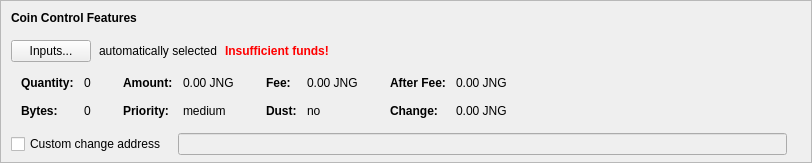
    <widget class="QFrame" name="frameCoinControl">
     <property name="sizePolicy">
      <sizepolicy hsizetype="Expanding" vsizetype="Expanding">
       <horstretch>0</horstretch>
       <verstretch>0</verstretch>
      </sizepolicy>
     </property>
     <property name="maximumSize">
      <size>
       <width>16777215</width>
       <height>16777215</height>
      </size>
     </property>
     <property name="frameShape">
      <enum>QFrame::StyledPanel</enum>
     </property>
     <property name="frameShadow">
      <enum>QFrame::Sunken</enum>
     </property>
     <layout class="QVBoxLayout" name="verticalLayoutCoinControl2">
      <property name="spacing">
       <number>0</number>
      </property>
      <property name="leftMargin">
       <number>0</number>
      </property>
      <property name="topMargin">
       <number>0</number>
      </property>
      <property name="rightMargin">
       <number>0</number>
      </property>
      <property name="bottomMargin">
       <number>6</number>
      </property>
      <item>
       <layout class="QVBoxLayout" name="verticalLayoutCoinControl" stretch="0,0,0,0,1">
        <property name="spacing">
         <number>0</number>
        </property>
        <property name="leftMargin">
         <number>10</number>
        </property>
        <property name="topMargin">
         <number>10</number>
        </property>
        <item>
         <layout class="QHBoxLayout" name="horizontalLayoutCoinControl1">
          <property name="bottomMargin">
           <number>15</number>
          </property>
          <item>
           <widget class="QLabel" name="labelCoinControlFeatures">
            <property name="sizePolicy">
             <sizepolicy hsizetype="Preferred" vsizetype="Maximum">
              <horstretch>0</horstretch>
              <verstretch>0</verstretch>
             </sizepolicy>
            </property>
            <property name="font">
             <font>
              <weight>75</weight>
              <bold>true</bold>
             </font>
            </property>
            <property name="styleSheet">
             <string notr="true">font-weight:bold;</string>
            </property>
            <property name="text">
             <string>Coin Control Features</string>
            </property>
           </widget>
          </item>
         </layout>
        </item>
        <item>
         <layout class="QHBoxLayout" name="horizontalLayoutCoinControl2" stretch="0,0,0,0">
          <property name="spacing">
           <number>8</number>
          </property>
          <property name="bottomMargin">
           <number>10</number>
          </property>
          <item>
           <widget class="QPushButton" name="pushButtonCoinControl">
            <property name="styleSheet">
             <string notr="true"/>
            </property>
            <property name="text">
             <string>Inputs...</string>
            </property>
            <property name="autoDefault">
             <bool>false</bool>
            </property>
           </widget>
          </item>
          <item>
           <widget class="QLabel" name="labelCoinControlAutomaticallySelected">
            <property name="text">
             <string>automatically selected</string>
            </property>
            <property name="margin">
             <number>5</number>
            </property>
           </widget>
          </item>
          <item>
           <widget class="QLabel" name="labelCoinControlInsuffFunds">
            <property name="font">
             <font>
              <weight>75</weight>
              <bold>true</bold>
             </font>
            </property>
            <property name="styleSheet">
             <string notr="true">color:red;font-weight:bold;</string>
            </property>
            <property name="text">
             <string>Insufficient funds!</string>
            </property>
            <property name="margin">
             <number>5</number>
            </property>
           </widget>
          </item>
          <item>
           <spacer name="horizontalSpacerCoinControl">
            <property name="orientation">
             <enum>Qt::Horizontal</enum>
            </property>
            <property name="sizeHint" stdset="0">
             <size>
              <width>40</width>
              <height>1</height>
             </size>
            </property>
           </spacer>
          </item>
         </layout>
        </item>
        <item>
         <widget class="QWidget" name="widgetCoinControl" native="true">
          <property name="sizePolicy">
           <sizepolicy hsizetype="Preferred" vsizetype="Preferred">
            <horstretch>0</horstretch>
            <verstretch>0</verstretch>
           </sizepolicy>
          </property>
          <property name="minimumSize">
           <size>
            <width>0</width>
            <height>0</height>
           </size>
          </property>
          <property name="styleSheet">
           <string notr="true"/>
          </property>
          <layout class="QHBoxLayout" name="horizontalLayoutCoinControl5">
           <property name="leftMargin">
            <number>0</number>
           </property>
           <property name="topMargin">
            <number>0</number>
           </property>
           <property name="rightMargin">
            <number>0</number>
           </property>
           <property name="bottomMargin">
            <number>0</number>
           </property>
           <item>
            <layout class="QHBoxLayout" name="horizontalLayoutCoinControl3" stretch="0,0,0,1">
             <property name="spacing">
              <number>20</number>
             </property>
             <property name="topMargin">
              <number>0</number>
             </property>
             <property name="bottomMargin">
              <number>10</number>
             </property>
             <item>
              <layout class="QFormLayout" name="formLayoutCoinControl1">
               <property name="horizontalSpacing">
                <number>10</number>
               </property>
               <property name="verticalSpacing">
                <number>14</number>
               </property>
               <property name="leftMargin">
                <number>10</number>
               </property>
               <property name="topMargin">
                <number>4</number>
               </property>
               <property name="rightMargin">
                <number>6</number>
               </property>
               <item row="0" column="0">
                <widget class="QLabel" name="labelCoinControlQuantityText">
                 <property name="font">
                  <font>
                   <weight>75</weight>
                   <bold>true</bold>
                  </font>
                 </property>
                 <property name="text">
                  <string>Quantity:</string>
                 </property>
                 <property name="margin">
                  <number>0</number>
                 </property>
                </widget>
               </item>
               <item row="0" column="1">
                <widget class="QLabel" name="labelCoinControlQuantity">
                 <property name="cursor">
                  <cursorShape>IBeamCursor</cursorShape>
                 </property>
                 <property name="contextMenuPolicy">
                  <enum>Qt::ActionsContextMenu</enum>
                 </property>
                 <property name="text">
                  <string notr="true">0</string>
                 </property>
                 <property name="margin">
                  <number>0</number>
                 </property>
                 <property name="textInteractionFlags">
                  <set>Qt::LinksAccessibleByMouse|Qt::TextSelectableByKeyboard|Qt::TextSelectableByMouse</set>
                 </property>
                </widget>
               </item>
               <item row="1" column="0">
                <widget class="QLabel" name="labelCoinControlBytesText">
                 <property name="font">
                  <font>
                   <weight>75</weight>
                   <bold>true</bold>
                  </font>
                 </property>
                 <property name="text">
                  <string>Bytes:</string>
                 </property>
                </widget>
               </item>
               <item row="1" column="1">
                <widget class="QLabel" name="labelCoinControlBytes">
                 <property name="cursor">
                  <cursorShape>IBeamCursor</cursorShape>
                 </property>
                 <property name="contextMenuPolicy">
                  <enum>Qt::ActionsContextMenu</enum>
                 </property>
                 <property name="text">
                  <string notr="true">0</string>
                 </property>
                 <property name="textInteractionFlags">
                  <set>Qt::LinksAccessibleByMouse|Qt::TextSelectableByKeyboard|Qt::TextSelectableByMouse</set>
                 </property>
                </widget>
               </item>
              </layout>
             </item>
             <item>
              <layout class="QFormLayout" name="formLayoutCoinControl2">
               <property name="horizontalSpacing">
                <number>10</number>
               </property>
               <property name="verticalSpacing">
                <number>14</number>
               </property>
               <property name="leftMargin">
                <number>6</number>
               </property>
               <property name="topMargin">
                <number>4</number>
               </property>
               <property name="rightMargin">
                <number>6</number>
               </property>
               <item row="0" column="0">
                <widget class="QLabel" name="labelCoinControlAmountText">
                 <property name="font">
                  <font>
                   <weight>75</weight>
                   <bold>true</bold>
                  </font>
                 </property>
                 <property name="text">
                  <string>Amount:</string>
                 </property>
                 <property name="margin">
                  <number>0</number>
                 </property>
                </widget>
               </item>
               <item row="0" column="1">
                <widget class="QLabel" name="labelCoinControlAmount">
                 <property name="cursor">
                  <cursorShape>IBeamCursor</cursorShape>
                 </property>
                 <property name="contextMenuPolicy">
                  <enum>Qt::ActionsContextMenu</enum>
                 </property>
                 <property name="text">
                  <string notr="true">0.00 JNG</string>
                 </property>
                 <property name="textInteractionFlags">
                  <set>Qt::LinksAccessibleByMouse|Qt::TextSelectableByKeyboard|Qt::TextSelectableByMouse</set>
                 </property>
                </widget>
               </item>
               <item row="1" column="0">
                <widget class="QLabel" name="labelCoinControlPriorityText">
                 <property name="font">
                  <font>
                   <weight>75</weight>
                   <bold>true</bold>
                  </font>
                 </property>
                 <property name="text">
                  <string>Priority:</string>
                 </property>
                </widget>
               </item>
               <item row="1" column="1">
                <widget class="QLabel" name="labelCoinControlPriority">
                 <property name="cursor">
                  <cursorShape>IBeamCursor</cursorShape>
                 </property>
                 <property name="contextMenuPolicy">
                  <enum>Qt::ActionsContextMenu</enum>
                 </property>
                 <property name="text">
                  <string>medium</string>
                 </property>
                 <property name="textInteractionFlags">
                  <set>Qt::LinksAccessibleByMouse|Qt::TextSelectableByKeyboard|Qt::TextSelectableByMouse</set>
                 </property>
                </widget>
               </item>
              </layout>
             </item>
             <item>
              <layout class="QFormLayout" name="formLayoutCoinControl3">
               <property name="horizontalSpacing">
                <number>10</number>
               </property>
               <property name="verticalSpacing">
                <number>14</number>
               </property>
               <property name="leftMargin">
                <number>6</number>
               </property>
               <property name="topMargin">
                <number>4</number>
               </property>
               <property name="rightMargin">
                <number>6</number>
               </property>
               <item row="0" column="0">
                <widget class="QLabel" name="labelCoinControlFeeText">
                 <property name="font">
                  <font>
                   <weight>75</weight>
                   <bold>true</bold>
                  </font>
                 </property>
                 <property name="text">
                  <string>Fee:</string>
                 </property>
                 <property name="margin">
                  <number>0</number>
                 </property>
                </widget>
               </item>
               <item row="0" column="1">
                <widget class="QLabel" name="labelCoinControlFee">
                 <property name="cursor">
                  <cursorShape>IBeamCursor</cursorShape>
                 </property>
                 <property name="contextMenuPolicy">
                  <enum>Qt::ActionsContextMenu</enum>
                 </property>
                 <property name="text">
                  <string notr="true">0.00 JNG</string>
                 </property>
                 <property name="textInteractionFlags">
                  <set>Qt::LinksAccessibleByMouse|Qt::TextSelectableByKeyboard|Qt::TextSelectableByMouse</set>
                 </property>
                </widget>
               </item>
               <item row="1" column="0">
                <widget class="QLabel" name="labelCoinControlLowOutputText">
                 <property name="font">
                  <font>
                   <weight>75</weight>
                   <bold>true</bold>
                  </font>
                 </property>
                 <property name="text">
                  <string>Dust:</string>
                 </property>
                </widget>
               </item>
               <item row="1" column="1">
                <widget class="QLabel" name="labelCoinControlLowOutput">
                 <property name="cursor">
                  <cursorShape>IBeamCursor</cursorShape>
                 </property>
                 <property name="contextMenuPolicy">
                  <enum>Qt::ActionsContextMenu</enum>
                 </property>
                 <property name="text">
                  <string>no</string>
                 </property>
                 <property name="textInteractionFlags">
                  <set>Qt::LinksAccessibleByMouse|Qt::TextSelectableByKeyboard|Qt::TextSelectableByMouse</set>
                 </property>
                </widget>
               </item>
              </layout>
             </item>
             <item>
              <layout class="QFormLayout" name="formLayoutCoinControl4">
               <property name="horizontalSpacing">
                <number>10</number>
               </property>
               <property name="verticalSpacing">
                <number>14</number>
               </property>
               <property name="leftMargin">
                <number>6</number>
               </property>
               <property name="topMargin">
                <number>4</number>
               </property>
               <property name="rightMargin">
                <number>6</number>
               </property>
               <item row="0" column="0">
                <widget class="QLabel" name="labelCoinControlAfterFeeText">
                 <property name="font">
                  <font>
                   <weight>75</weight>
                   <bold>true</bold>
                  </font>
                 </property>
                 <property name="text">
                  <string>After Fee:</string>
                 </property>
                 <property name="margin">
                  <number>0</number>
                 </property>
                </widget>
               </item>
               <item row="0" column="1">
                <widget class="QLabel" name="labelCoinControlAfterFee">
                 <property name="cursor">
                  <cursorShape>IBeamCursor</cursorShape>
                 </property>
                 <property name="contextMenuPolicy">
                  <enum>Qt::ActionsContextMenu</enum>
                 </property>
                 <property name="text">
                  <string notr="true">0.00 JNG</string>
                 </property>
                 <property name="textInteractionFlags">
                  <set>Qt::LinksAccessibleByMouse|Qt::TextSelectableByKeyboard|Qt::TextSelectableByMouse</set>
                 </property>
                </widget>
               </item>
               <item row="1" column="0">
                <widget class="QLabel" name="labelCoinControlChangeText">
                 <property name="font">
                  <font>
                   <weight>75</weight>
                   <bold>true</bold>
                  </font>
                 </property>
                 <property name="text">
                  <string>Change:</string>
                 </property>
                </widget>
               </item>
               <item row="1" column="1">
                <widget class="QLabel" name="labelCoinControlChange">
                 <property name="cursor">
                  <cursorShape>IBeamCursor</cursorShape>
                 </property>
                 <property name="contextMenuPolicy">
                  <enum>Qt::ActionsContextMenu</enum>
                 </property>
                 <property name="text">
                  <string notr="true">0.00 JNG</string>
                 </property>
                 <property name="textInteractionFlags">
                  <set>Qt::LinksAccessibleByMouse|Qt::TextSelectableByKeyboard|Qt::TextSelectableByMouse</set>
                 </property>
                </widget>
               </item>
              </layout>
             </item>
            </layout>
           </item>
          </layout>
         </widget>
        </item>
        <item>
         <layout class="QHBoxLayout" name="horizontalLayoutCoinControl4" stretch="0,0,0">
          <property name="spacing">
           <number>12</number>
          </property>
          <property name="sizeConstraint">
           <enum>QLayout::SetDefaultConstraint</enum>
          </property>
          <property name="topMargin">
           <number>5</number>
          </property>
          <property name="rightMargin">
           <number>5</number>
          </property>
          <item>
           <widget class="QCheckBox" name="checkBoxCoinControlChange">
            <property name="toolTip">
             <string>If this is activated, but the change address is empty or invalid, change will be sent to a newly generated address.</string>
            </property>
            <property name="text">
             <string>Custom change address</string>
            </property>
           </widget>
          </item>
          <item>
           <widget class="QValidatedLineEdit" name="lineEditCoinControlChange">
            <property name="enabled">
             <bool>false</bool>
            </property>
            <property name="sizePolicy">
             <sizepolicy hsizetype="Expanding" vsizetype="Fixed">
              <horstretch>0</horstretch>
              <verstretch>0</verstretch>
             </sizepolicy>
            </property>
           </widget>
          </item>
          <item>
           <widget class="QLabel" name="labelCoinControlChangeLabel">
            <property name="sizePolicy">
             <sizepolicy hsizetype="Preferred" vsizetype="Expanding">
              <horstretch>0</horstretch>
              <verstretch>0</verstretch>
             </sizepolicy>
            </property>
            <property name="minimumSize">
             <size>
              <width>0</width>
              <height>0</height>
             </size>
            </property>
            <property name="text">
             <string/>
            </property>
            <property name="margin">
             <number>3</number>
            </property>
           </widget>
          </item>
         </layout>
        </item>
        <item>
         <spacer name="verticalSpacerCoinControl">
          <property name="orientation">
           <enum>Qt::Vertical</enum>
          </property>
          <property name="sizeHint" stdset="0">
           <size>
            <width>800</width>
            <height>1</height>
           </size>
          </property>
         </spacer>
        </item>
       </layout>
      </item>
     </layout>
    </widget>
